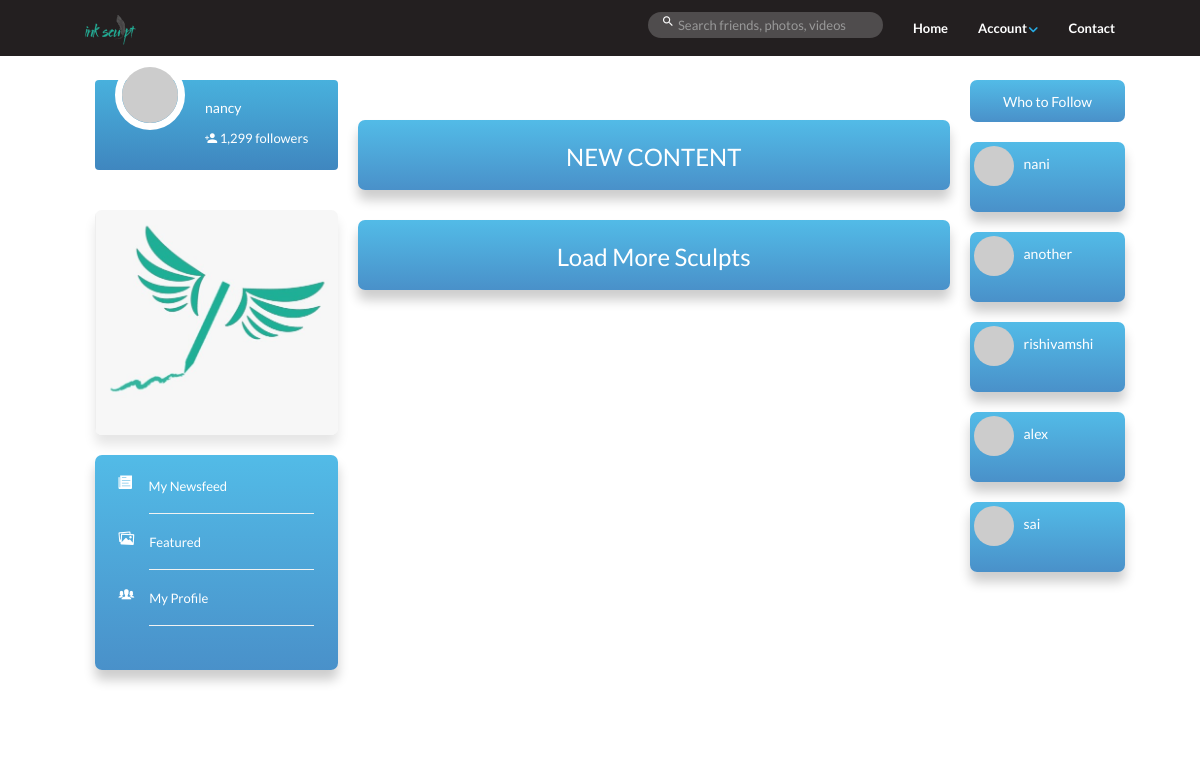
Page / (signed in) on the committed database.
### accounts/models.py (models this page shows, shortened)
class UserProfile(models.Model):
	user 		= models.OneToOneField(settings.AUTH_USER_MODEL , related_name='profile') #1
	following 	= models.ManyToManyField(settings.AUTH_USER_MODEL, blank=True ,related_name='followed_by') #2
	objects  = UserProfileManager() # UserProfile.objects.all() #5
	def get_following(self): #8
		users = self.following.all() # User.objects.all().exclude(username = self.user.username)
		return users.exclude(username = self.user.username)
	def get_absolute_url(self):
		return reverse_lazy("profiles:detail", kwargs= {"username": self.user.username})

### sculpts/views.py (the view)
# urls.py: url(r'^$', SculptListView.as_view(), name = 'home'),
class SculptListView(LoginRequiredMixin, ListView): #7
	template_name = "sculpts/list_view.html"
	def get_queryset(self, *args, **kwargs): #18
		qs = Sculpt.objects.all()
		query = self.request.GET.get("q", None)
		if query is not None:
			qs = qs.filter (
				Q(content__icontains = query) |
				Q(user__username__icontains = query)
				)
		return qs #20
	def get_context_data(self, *args, **kwargs):
		context = super(SculptListView, self).get_context_data(*args, **kwargs)
		context['create_form'] = SculptModelForm() #21
		context['create_url'] = reverse_lazy("sculpt:create")
		return context

### sculpts/forms.py
class SculptModelForm(forms.ModelForm):
	content = forms.CharField(label='', widget=forms.Textarea(
	 					attrs={
	 					 "class": "form-control"}))
	class Meta:
		model = Sculpt
		fields = [
			"content",
			"image",
		]

### accounts/models.py (called while the page is built)
	def recommended(self, user, limit_to = 10):
		profile = user.profile
		following = profile.get_following()
		qs = self.get_queryset().exclude(user__in = following).exclude(id = profile.id).order_by("?")[:limit_to]
		return qs

### accounts/templatetags/recommended.py (called while the page is built)
@register.inclusion_tag("accounts/snippets/recommend.html")
def recommended(user):
	if isinstance(user, User):
		qs = UserProfile.objects.recommended(user)
		return {"recommended": qs}

### sculpts/templates/sculpts/list_view.html (shortened to what this page needs)
{% load static %}
{% load recommended %}
<html lang="en">
  <head>
    <link rel="stylesheet" type="text/css" href="{% static 'css/css/bootstrap.min.css' %}">
    <link rel="stylesheet" type="text/css" href="{% static 'css/style.css' %}">
    <link rel="stylesheet" type="text/css" href="{% static 'css/ionicons.min.css' %}">
    <link rel="stylesheet" type="text/css" href="{% static 'css/font-awesome.min.css' %}">
  </head>
  <body>
    {% include "navbar.html" %}
    <div class="container">
      <div id="page-contents">
        <div class="container">
            <div class="row">
                <div class="col-md-3 static">
                    <div class="profile-card">
                        <img src="http://placehold.it/300x300" alt="user" class="profile-photo" />
                        <h5><a href="timeline.html" class="text-white">{{ request.user }}</a></h5>
                        <a href="#" class="text-white"><i class="ion ion-android-person-add"></i> 1,299 followers</a>
                    </div>
                    <div class='post-content'>
                        <a type="button"  data-toggle="modal" data-target="#myModal"> <img src="{% static 'images/postnew.jpg' %}"  class='img-responsive post-image' /></a>
            </div>
                        <div class='newcontent'>
                <ul class="nav-news-feed">
                    <li><i class="icon ion-ios-paper"></i><div><a href="newsfeed.html">My Newsfeed</a></div></li>
                    <li><i class="icon ion-images"></i><div><a href="newsfeed.html">Featured</a></div></li>
                    <li><i class="icon ion-ios-people"></i><div><a href="newsfeed.html">My Profile</a></div></li>
            </ul>
              </div>
                </div>
                <div class="col-md-7">
              <div class='newcontent'>
                <h3>NEW CONTENT</h3>
              </div>
                    <div class="newcontent" >
                    <h3><a href="#" id='loadmore' style="color: white">Load More Sculpts</a></h3>
                </div>
                </div>
                <div class="col-md-2 static">
              <div class="suggestedusers"><h5 >Who to Follow</h5></div>
              <div class="suggestions" >
                {% recommended request.user %}
            </div>
          </div>
            </div>
        </div>
    </div>
    </div>
  </body>
</html>

### accounts/templates/accounts/snippets/recommend.html
{% for profile in recommended %}
	<div class="follow-user newcontent">
                <img src="http://placehold.it/300x300" alt="" class="profile-photo-sm pull-left" />
                <div>
                  <h5><a href="/{{ profile.user.username }}" class="text-white"><p>{{ profile.user.username }}</p></a></h5>
                </div>
              </div>
{% empty %}
		<h4>Not Followed by Any Users </h4>
              {% endfor %}

### static-storage/css/style.css (style rules this page uses)
.newcontent { background: linear-gradient(to bottom, rgba(39,170,225,.8), rgba(28,117,188,.8)), no-repeat; background-size: cover; width: 100%; min-height: 70px; border-radius: 7px; padding: 3.5px; margin-bottom: 30px; box-shadow: 0px 10px 12px rgba(0, 0, 0, 0.2); }
.newcontent h3 { color: white; text-align: center; }
.suggestedusers { background: linear-gradient(to bottom, rgba(39,170,225,.8), rgba(28,117,188,.8)), no-repeat; background-size: cover; width: 100%; min-height: 40px; border-radius: 7px; padding: 3.5px; margin-bottom: 20px; }
.suggestedusers h5 { color: white; text-align: center; }
html, body { height: 100%; width: 100%; }
body { font-family: 'Lato', sans-serif; line-height: 26px; color: #6d6e71; font-size: 13px; }
h1, h2, h3, h4, h5, h6 { color: #27aae1; }
.text-white { color: #fff; }
a { color: #27aae1; }
a, a:active, a:focus { outline: none; }
.container { max-width: 1050px; }
#page-contents { padding: 30px 0 50px; }
img.profile-photo { height: 58px; width: 58px; border-radius: 50%; }
img.profile-photo-sm { height: 40px; width: 40px; border-radius: 50%; }
ul { padding-left: 15px; }
ul li { list-style-image: url("../images/bullet.png"); }
.static { position: static; }
.profile-card { background: linear-gradient(to bottom, rgba(39,170,225,.8), rgba(28,117,188,.8)), url("http://placehold.it/1030x430") no-repeat; background-size: cover; width: 100%; min-height: 90px; border-radius: 4px; padding: 10px 20px; color: #fff; margin-bottom: 40px; }
.profile-card img.profile-photo { border: 7px solid #fff; float: left; margin-right: 20px; position: relative; top: -30px; height: 70px; width: 70px; border-radius: 50%; }
ul.nav-news-feed { padding-left: 20px; padding-right: 20px; margin: 0 0 40px 0; }
ul.nav-news-feed li { list-style: none; display: block; padding: 15px 0; }
ul.nav-news-feed li div { position: relative; margin-left: 30px; }
ul.nav-news-feed li div::after { content: ""; width: 100%; height: 1px; border-top: 1px solid #f1f2f2; position: absolute; bottom: -15px; left: 0; }
ul.nav-news-feed li a { color: white; }
ul.nav-news-feed li i { font-size: 18px; margin-right: 15px; float: left; }
ul.nav-news-feed i.ion-ios-paper { color: white; }
ul.nav-news-feed i.ion-ios-people { color: white; }
ul.nav-news-feed i.ion-images { color: white; }
.follow-user { margin-bottom: 20px; }
.follow-user div { margin-left: 50px; position: relative; }
.follow-user div::after { content: ""; background: none; position: absolute; width: 100%; left: 0; bottom: -10px; }
.post-content { background: #fff; border-radius: 7px; width: 100%; margin-bottom: 20px; overflow: hidden; position: relative; box-shadow: 0px 10px 12px rgba(0, 0, 0, 0.1); }
.post-content img.post-image, video.post-video, .google-maps { width: 100%; height: auto; }

### rows in the picture
UserProfile: user.username "nani"
UserProfile: user.username "another"
UserProfile: user.username "rishivamshi"
UserProfile: user.username "alex"
UserProfile: user.username "sai"

### other values in the picture
{{ request.user }} "nancy"
